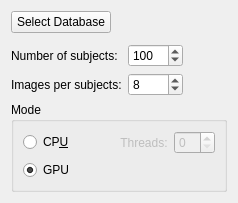
            <widget class="QWidget" name="tab_3">
             <attribute name="title">
              <string>Input</string>
             </attribute>
             <layout class="QVBoxLayout" name="verticalLayout_62">
              <item>
               <layout class="QHBoxLayout" name="horizontalLayout_14">
                <item>
                 <widget class="QPushButton" name="pushButton_inputDatabase">
                  <property name="sizePolicy">
                   <sizepolicy hsizetype="Fixed" vsizetype="Fixed">
                    <horstretch>0</horstretch>
                    <verstretch>0</verstretch>
                   </sizepolicy>
                  </property>
                  <property name="maximumSize">
                   <size>
                    <width>100</width>
                    <height>16777215</height>
                   </size>
                  </property>
                  <property name="text">
                   <string>Select Database</string>
                  </property>
                 </widget>
                </item>
                <item>
                 <spacer name="horizontalSpacer_8">
                  <property name="orientation">
                   <enum>Qt::Horizontal</enum>
                  </property>
                  <property name="sizeType">
                   <enum>QSizePolicy::Fixed</enum>
                  </property>
                  <property name="sizeHint" stdset="0">
                   <size>
                    <width>10</width>
                    <height>20</height>
                   </size>
                  </property>
                 </spacer>
                </item>
                <item>
                 <widget class="QLabel" name="label_selectedDbName">
                  <property name="text">
                   <string/>
                  </property>
                  <property name="wordWrap">
                   <bool>true</bool>
                  </property>
                 </widget>
                </item>
               </layout>
              </item>
              <item>
               <spacer name="verticalSpacer_5">
                <property name="orientation">
                 <enum>Qt::Vertical</enum>
                </property>
                <property name="sizeType">
                 <enum>QSizePolicy::Expanding</enum>
                </property>
                <property name="sizeHint" stdset="0">
                 <size>
                  <width>20</width>
                  <height>5</height>
                 </size>
                </property>
               </spacer>
              </item>
              <item>
               <layout class="QGridLayout" name="gridLayout_4">
                <item row="0" column="0">
                 <widget class="QLabel" name="label_numberOfSubject">
                  <property name="text">
                   <string>Number of subjects:</string>
                  </property>
                 </widget>
                </item>
                <item row="0" column="1">
                 <widget class="QSpinBox" name="spinBox_numberOfSubject">
                  <property name="minimumSize">
                   <size>
                    <width>55</width>
                    <height>0</height>
                   </size>
                  </property>
                  <property name="maximumSize">
                   <size>
                    <width>55</width>
                    <height>16777215</height>
                   </size>
                  </property>
                  <property name="maximum">
                   <number>1000</number>
                  </property>
                  <property name="value">
                   <number>100</number>
                  </property>
                 </widget>
                </item>
                <item row="0" column="2" rowspan="2">
                 <spacer name="horizontalSpacer_12">
                  <property name="orientation">
                   <enum>Qt::Horizontal</enum>
                  </property>
                  <property name="sizeHint" stdset="0">
                   <size>
                    <width>40</width>
                    <height>20</height>
                   </size>
                  </property>
                 </spacer>
                </item>
                <item row="1" column="0">
                 <widget class="QLabel" name="label_imagesPerSubject">
                  <property name="text">
                   <string>Images per subjects:</string>
                  </property>
                 </widget>
                </item>
                <item row="1" column="1">
                 <widget class="QSpinBox" name="spinBox_imagesPerSubject">
                  <property name="minimumSize">
                   <size>
                    <width>55</width>
                    <height>0</height>
                   </size>
                  </property>
                  <property name="maximumSize">
                   <size>
                    <width>55</width>
                    <height>16777215</height>
                   </size>
                  </property>
                  <property name="maximum">
                   <number>100</number>
                  </property>
                  <property name="value">
                   <number>8</number>
                  </property>
                 </widget>
                </item>
               </layout>
              </item>
              <item>
               <widget class="QGroupBox" name="groupBox_dbTester_mode">
                <property name="title">
                 <string>Mode</string>
                </property>
                <layout class="QVBoxLayout" name="verticalLayout_29">
                 <item>
                  <layout class="QHBoxLayout" name="horizontalLayout_49">
                   <item>
                    <widget class="QRadioButton" name="radioButton_dbTester_cpuMode">
                     <property name="text">
                      <string>CP&amp;U</string>
                     </property>
                    </widget>
                   </item>
                   <item>
                    <spacer name="horizontalSpacer_42">
                     <property name="orientation">
                      <enum>Qt::Horizontal</enum>
                     </property>
                     <property name="sizeHint" stdset="0">
                      <size>
                       <width>40</width>
                       <height>20</height>
                      </size>
                     </property>
                    </spacer>
                   </item>
                   <item>
                    <widget class="QLabel" name="label_dbTester_threadNum">
                     <property name="enabled">
                      <bool>false</bool>
                     </property>
                     <property name="text">
                      <string>Threads:</string>
                     </property>
                     <property name="alignment">
                      <set>Qt::AlignCenter</set>
                     </property>
                     <property name="wordWrap">
                      <bool>true</bool>
                     </property>
                    </widget>
                   </item>
                   <item>
                    <widget class="QSpinBox" name="spinBox_dbTester_threadNum">
                     <property name="enabled">
                      <bool>false</bool>
                     </property>
                    </widget>
                   </item>
                  </layout>
                 </item>
                 <item>
                  <widget class="QRadioButton" name="radioButton_dbTester_gpuMode">
                   <property name="text">
                    <string>GPU</string>
                   </property>
                   <property name="checked">
                    <bool>true</bool>
                   </property>
                  </widget>
                 </item>
                </layout>
               </widget>
              </item>
             </layout>
            </widget>
